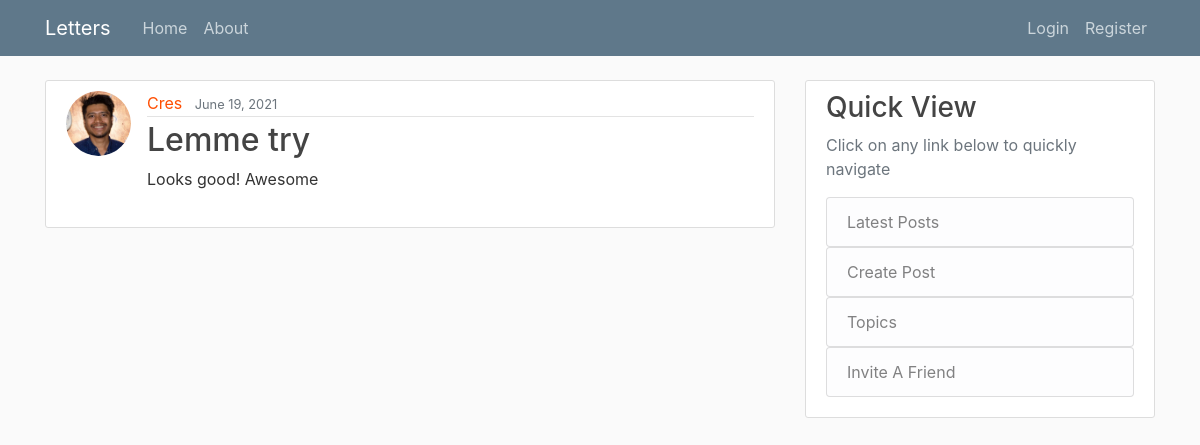
Before: /post/19/ with the older database file.
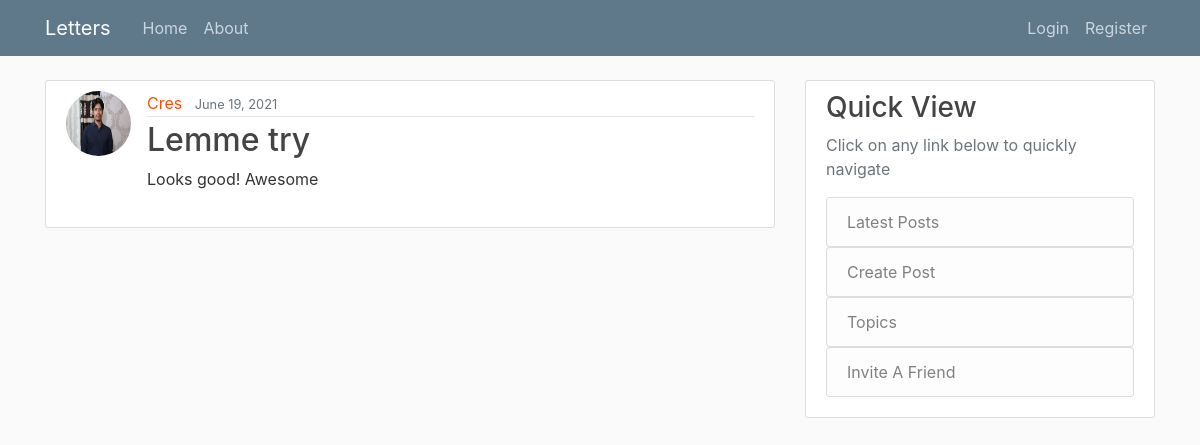
After: the same page with the newer database file.
### blog/models.py (models this page shows, shortened)
class Post(models.Model):
    title = models.CharField(max_length=100)
    content = models.TextField()
    date_posted = models.DateTimeField(default=timezone.now)
    author = models.ForeignKey(User, on_delete=models.CASCADE)

### users/models.py (models this page shows, shortened)
class Profile(models.Model):
    user = models.OneToOneField(User, on_delete=models.CASCADE)
    image = models.ImageField(default='default.jpg', upload_to='profile_pics')
    dob = models.CharField(default='', max_length=10, null=True)
    first_name = models.TextField(default='')
    last_name = models.TextField(default='')

### blog/views.py (the view)
# urls.py: path('post/<int:pk>/', PostDetailView.as_view(), name='post-detail'),
class PostDetailView(DetailView):
    model = Post

### blog/templates/blog/post_detail.html (shortened to what this page needs)
{% extends "blog/base.html" %}
    {% block content %}
    <article class='media content-section'>
        <a href="{% url 'profile' %}"><img class="rounded-circle article-img" src="{{ object.author.profile.image.url }}"></a>
        <div class="media-body">
            <div class="article-metadata">
                <a class="mr-2" href="{% url 'user-posts' object.author.username %}">{{ object.author }}</a>
                <small class="text-muted">{{ object.date_posted|date:'F d, Y' }}</small>
            </div>
        <h2 class="article-title">{{ object.title }}</h2>
        <p class="article-content">{{ object.content }}</p>
        </div>
    </article>
    {% endblock content %}

Changed rows visible on the page:
changed through a linked row, Post "Lemme try": author.profile.image: a different picture
